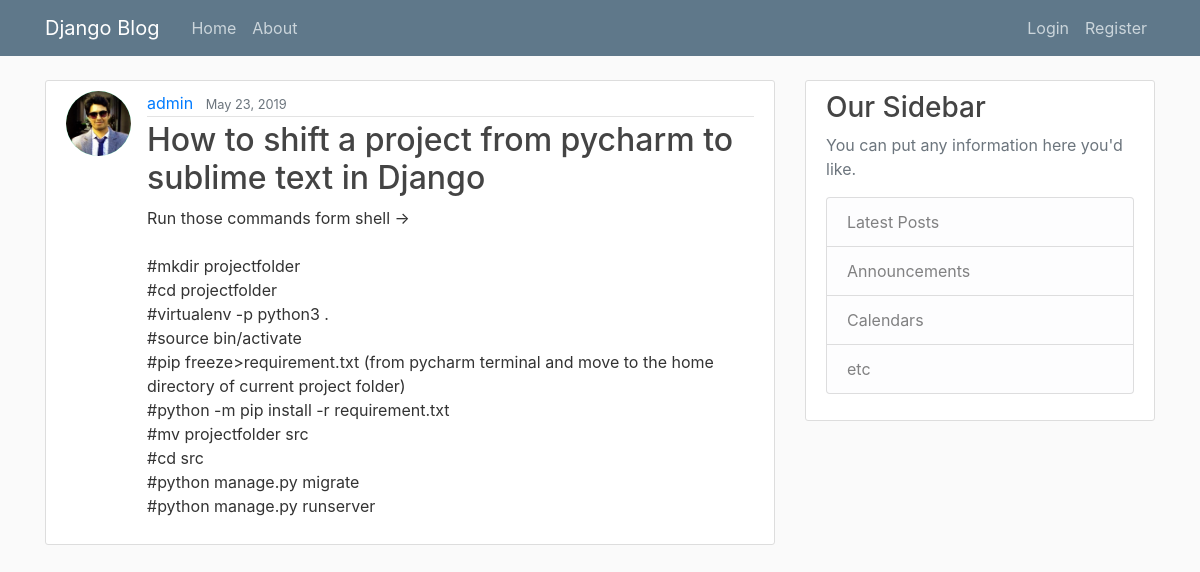
The page /post/33/ on the database its author committed.
### blog/models.py (models this page shows, shortened)
class Post(models.Model):
    title= models.CharField(max_length=100)
    content= models.TextField()
    date_posted= models.DateTimeField(default=timezone.now)
    authors= models.ForeignKey(User,on_delete=models.CASCADE)

### users/models.py (models this page shows, shortened)
class Profile(models.Model):
    user=models.OneToOneField(User,on_delete=models.CASCADE)
    image=models.ImageField(default='default.png',upload_to='profile_pics')

### blog/views.py (the view)
# urls.py: path('post/<int:pk>/', PostDetailView.as_view(), name='post-detail'),
class PostDetailView(DetailView):
    model = Post

### blog/templates/blog/post_detail.html (shortened to what this page needs)
{% extends 'blog/base.html' %}
{% block content %}
    <article class="media content-section">
        <img class='rounded-circle article-img' src="{{ object.authors.profile.image.url }}" alt="">
        <div class="media-body">
            <div class="article-metadata">
                <a class="mr-2" href='{% url 'user-posts' post.authors.username %}'>{{ object.authors }}</a>
                <small class="text-muted">{{ object.date_posted|date:"F d, Y" }}</small>
            </div>
            <h2 class="article-title">{{ object.title }}</h2>
            <p class="article-content">{{ object.content }}</p>
        </div>
    </article>
{% endblock content %}

### blog/static/blog/main.css (style rules this page uses)
body { background: #fafafa; color: #333333; margin-top: 5rem; }
h1, h2, h3, h4, h5, h6 { color: #444444; }
.content-section { background: #ffffff; padding: 10px 20px; border: 1px solid #dddddd; border-radius: 3px; margin-bottom: 20px; }
.article-title { color: #444444; }
.article-content { white-space: pre-line; }
.article-img { height: 65px; width: 65px; margin-right: 16px; }
.article-metadata { padding-bottom: 1px; margin-bottom: 4px; border-bottom: 1px solid #e3e3e3 }

### rows shown on the page
Post: authors.profile.image (picture), authors "admin", date_posted "May 23, 2019", title "How to shift a project from pycharm to sublime text in Django", content "Run those commands form shell -> #mkdir projectfolder #cd projectfolder #virtualenv -p python3 . #source bin/activate #pip freeze>requirement.txt (from pycharm terminal and move to the home directory of current project folder) #python -m pip install -r requirement.txt #mv projectfolder src #cd src #python manage.py migrate #python manage.py runserver"
